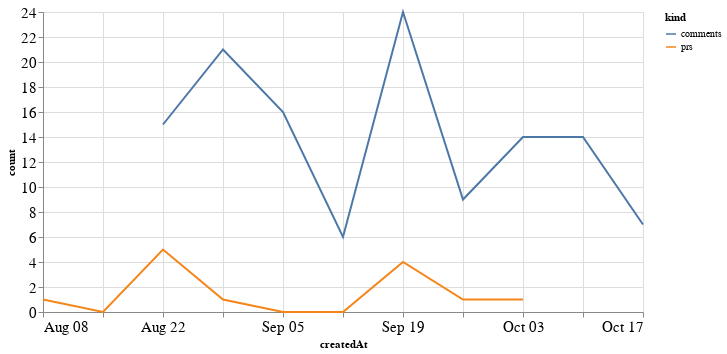

Notebook code for this chart:
### Code cell
alt.Chart(total_time, width=600).mark_line().encode(
    x='createdAt',
    y='count',
    color='kind'
)

### Figure 1 — Vega-Lite specification as saved in the notebook (floating-point values rounded to 4 significant figures)
{"config": {"axisLeft": {"labelFontSize": 15}, "axisBottom": {"labelFontSize": 15}}, "data": {"name": "data-f1e59120cb7352d45bce54aeda1691e3"}, "mark": "line", "encoding": {"color": {"type": "nominal", "field": "kind"}, "x": {"type": "temporal", "field": "createdAt"}, "y": {"type": "quantitative", "field": "count"}}, "width": 600, "$schema": "https://vega.github.io/schema/vega-lite/v4.8.1.json", "datasets": {"data-f1e59120cb7352d45bce54aeda1691e3": [{"createdAt": "2021-08-08T00:00:00", "kind": "prs", "count": 1.0}, {"createdAt": "2021-08-15T00:00:00", "kind": "prs", "count": 0.0}, {"createdAt": "2021-08-22T00:00:00", "kind": "prs", "count": 5.0}, {"createdAt": "2021-08-29T00:00:00", "kind": "prs", "count": 1.0}, {"createdAt": "2021-09-05T00:00:00", "kind": "prs", "count": 0.0}, {"createdAt": "2021-09-12T00:00:00", "kind": "prs", "count": 0.0}, {"createdAt": "2021-09-19T00:00:00", "kind": "prs", "count": 4.0}, {"createdAt": "2021-09-26T00:00:00", "kind": "prs", "count": 1.0}, {"createdAt": "2021-10-03T00:00:00", "kind": "prs", "count": 1.0}, {"createdAt": "2021-10-10T00:00:00", "kind": "prs", "count": null}, {"createdAt": "2021-10-17T00:00:00", "kind": "prs", "count": null}, {"createdAt": "2021-08-08T00:00:00", "kind": "comments", "count": null}, {"createdAt": "2021-08-15T00:00:00", "kind": "comments", "count": null}, {"createdAt": "2021-08-22T00:00:00", "kind": "comments", "count": 15.0}, {"createdAt": "2021-08-29T00:00:00", "kind": "comments", "count": 21.0}, {"createdAt": "2021-09-05T00:00:00", "kind": "comments", "count": 16.0}, {"createdAt": "2021-09-12T00:00:00", "kind": "comments", "count": 6.0}, {"createdAt": "2021-09-19T00:00:00", "kind": "comments", "count": 24.0}, {"createdAt": "2021-09-26T00:00:00", "kind": "comments", "count": 9.0}, {"createdAt": "2021-10-03T00:00:00", "kind": "comments", "count": 14.0}, {"createdAt": "2021-10-10T00:00:00", "kind": "comments", "count": 14.0}, {"createdAt": "2021-10-17T00:00:00", "kind": "comments", "count": 7.0}]}}
